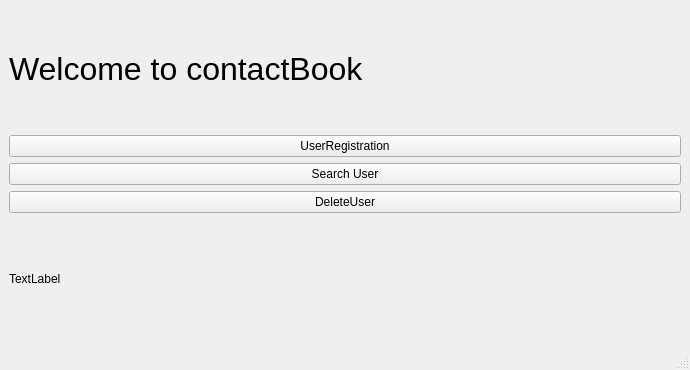
<?xml version="1.0" encoding="UTF-8"?>
<ui version="4.0">
 <class>ContactBook</class>
 <widget class="QMainWindow" name="ContactBook">
  <property name="geometry">
   <rect>
    <x>0</x>
    <y>0</y>
    <width>690</width>
    <height>370</height>
   </rect>
  </property>
  <property name="windowTitle">
   <string>ContactBook</string>
  </property>
  <widget class="QWidget" name="centralwidget">
   <layout class="QVBoxLayout" name="verticalLayout">
    <item>
     <widget class="QLabel" name="title">
      <property name="font">
       <font>
        <pointsize>24</pointsize>
       </font>
      </property>
      <property name="layoutDirection">
       <enum>Qt::LayoutDirection::LeftToRight</enum>
      </property>
      <property name="text">
       <string>Welcome to contactBook</string>
      </property>
     </widget>
    </item>
    <item>
     <widget class="QPushButton" name="UserRegister">
      <property name="text">
       <string>UserRegistration</string>
      </property>
     </widget>
    </item>
    <item>
     <widget class="QPushButton" name="SearchUser">
      <property name="text">
       <string>Search User</string>
      </property>
     </widget>
    </item>
    <item>
     <widget class="QPushButton" name="deleteUser">
      <property name="text">
       <string>DeleteUser</string>
      </property>
     </widget>
    </item>
    <item>
     <widget class="QLabel" name="textDialog">
      <property name="text">
       <string>TextLabel</string>
      </property>
     </widget>
    </item>
   </layout>
  </widget>
  <widget class="QMenuBar" name="menubar">
   <property name="geometry">
    <rect>
     <x>0</x>
     <y>0</y>
     <width>690</width>
     <height>22</height>
    </rect>
   </property>
  </widget>
  <widget class="QStatusBar" name="statusbar"/>
 </widget>
 <resources/>
 <connections/>
</ui>
